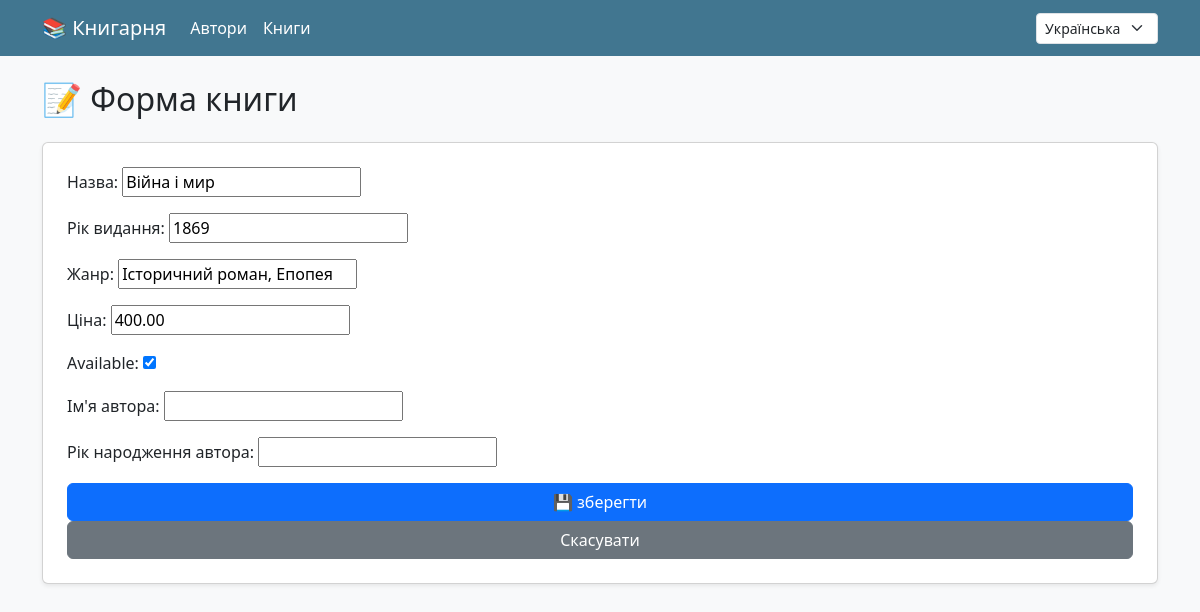
/uk/books/3/update/ (signed in), run on the app's committed database.
### books/models.py (models this page shows, shortened)
class Book(models.Model):
    author = models.ForeignKey(Author, on_delete=models.CASCADE, related_name='books')
    title = models.CharField(max_length=200)
    publication_year = models.PositiveIntegerField()
    genre = models.CharField(max_length=100)
    price = models.DecimalField(max_digits=6, decimal_places=2)
    is_available = models.BooleanField(default=True)

### books/views.py (the view, shortened to what this page needs)
# urls.py: path('books/<int:pk>/update/', BookUpdateView.as_view(), name='book_update'),
@method_decorator(role_required(['manager', 'admin']), name='dispatch')
class BookUpdateView(View):
    def get(self, request, pk):
        book = get_object_or_404(Book, pk=pk)
        form = BookForm(instance=book)
        return render(request, 'books/book_form.html', {'form': form})

### books/forms.py
class BookForm(forms.ModelForm):
    author_name = forms.CharField(label=_("Author Name"))
    author_birth_year = forms.IntegerField(label=_("Author Birth Year"))
    class Meta:
        model = Book
        fields = ['title', 'publication_year', 'genre', 'price', 'is_available']
        labels = {
            'title': _('Title'),
            'publication_year': _('Publication Year'),
            'genre': _('Genre'),
            'price': _('Price'),
            'is_available': _('Available'),
        }

### books/views.py (called while the page is built)
def role_required(roles):
    def decorator(view_func):
        def _wrapped_view(request, *args, **kwargs):
            if not request.user.is_authenticated:
                return redirect('login')
            try:
                if request.user.userprofile.role not in roles:
                    return HttpResponseForbidden(_("⛔ Доступ заборонено"))
            except UserProfile.DoesNotExist:
                return HttpResponseForbidden(_("⛔ Профіль користувача не знайдено"))
            return view_func(request, *args, **kwargs)
        return _wrapped_view
    return decorator

### templates/books/book_form.html (shortened to what this page needs)
{% extends 'books/base.html' %}
{% load i18n %}
{% block content %}
<h2 class="mb-4">📝 {% trans "Book Form" %}</h2>
<form method="post" class="card p-4 shadow-sm bg-white">
  {{ form.as_p }}
  <button type="submit" class="btn btn-primary">💾 {% trans "Save" %}</button>
  <a href="{% url 'book_list' %}" class="btn btn-secondary">{% trans "Cancel" %}</a>
</form>
{% endblock %}

### data on the page
Book: title "Війна і мир", publication_year "1869", genre "Історичний роман, Епопея", price "400.00", is_available "☑"

### other printed values
form field language "Українська"
